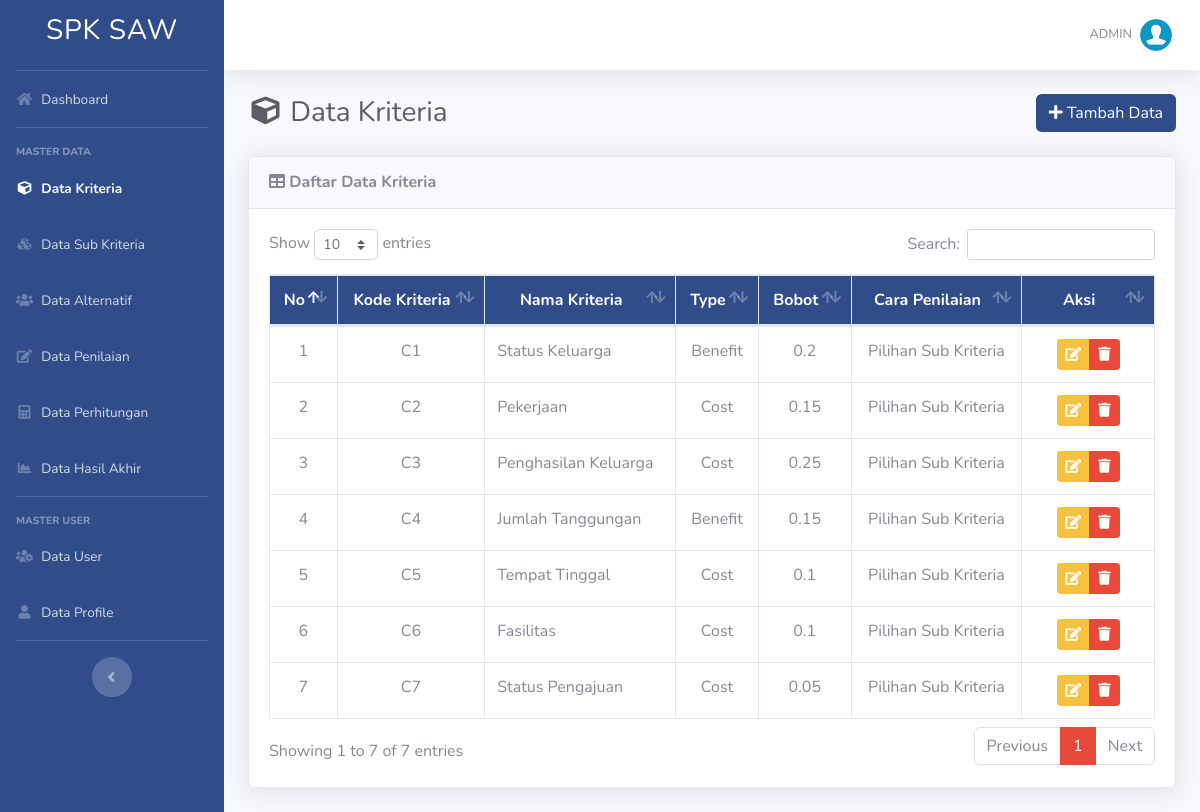
The app's page /list-kriteria.php (signed in) with its own data.
### tables this page shows
CREATE TABLE `kriteria` (
  `id_kriteria` int(11) NOT NULL,
  `kode_kriteria` varchar(10) NOT NULL,
  `nama` varchar(50) NOT NULL,
  `type` enum('Benefit','Cost') NOT NULL,
  `bobot` float NOT NULL,
  `ada_pilihan` tinyint(1) DEFAULT NULL
);

### list-kriteria.php (the view, shortened to what this page needs)
<?php
require_once('includes/init.php');
require_once('template/header.php');
?>
<div class="d-sm-flex align-items-center justify-content-between mb-4">
    <h1 class="h3 mb-0 text-gray-800"><i class="fas fa-fw fa-cube"></i> Data Kriteria</h1>
    <a href="tambah-kriteria.php" class="btn" style="background: #304d8a; color: #fff"> <i class="fa fa-plus"></i> Tambah Data </a>
</div>
<div class="card shadow mb-4">
    <div class="card-header py-3">
        <h6 class="m-0 font-weight-bold"><i class="fa fa-table"></i> Daftar Data Kriteria</h6>
    </div>
    <div class="card-body">
		<div class="table-responsive">
			<table class="table table-bordered" id="dataTable" width="100%" cellspacing="0">
				<thead class="text-white" style="background: #304d8a;">
					<tr align="center">
						<th>No</th>
						<th>Kode Kriteria</th>
						<th>Nama Kriteria</th>
						<th>Type</th>
						<th>Bobot</th>
						<th>Cara Penilaian</th>
						<th width="15%">Aksi</th>
					</tr>
				</thead>
				<tbody>
				<?php
				$no = 1;
				$query = mysqli_query($koneksi,"SELECT * FROM kriteria ORDER BY kode_kriteria ASC");
				while($data = mysqli_fetch_array($query)):
				?>
					<tr align="center">
						<td><?php echo $no; ?></td>
						<td><?php echo $data['kode_kriteria']; ?></td>
						<td align="left"><?php echo $data['nama']; ?></td>
						<td><?php echo $data['type']; ?></td>
						<td><?php echo $data['bobot']; ?></td>
						<td><?php echo ($data['ada_pilihan']) ? 'Pilihan Sub Kriteria': 'Input Langsung'; ?></td>
						<td>
							<div class="btn-group" role="group">
								<a data-toggle="tooltip" data-placement="bottom" title="Edit Data" href="edit-kriteria.php?id=<?php echo $data['id_kriteria']; ?>" class="btn btn-warning btn-sm"><i class="fa fa-edit"></i></a>
								<a  data-toggle="tooltip" data-placement="bottom" title="Hapus Data" href="hapus-kriteria.php?id=<?php echo $data['id_kriteria']; ?>" onclick="return confirm ('Apakah anda yakin untuk meghapus data ini')" class="btn btn-danger btn-sm"><i class="fa fa-trash"></i></a>
							</div>
						</td>
					</tr>
					<?php
					$no++;
					endwhile; ?>
				</tbody>
			</table>
		</div>
	</div>
</div>
<?php
require_once('template/footer.php');
?>

### records on screen
kriteria: kode_kriteria "C1", nama "Status Keluarga", type "Benefit", bobot "0.2", ada_pilihan "Pilihan Sub Kriteria"
kriteria: kode_kriteria "C2", nama "Pekerjaan", type "Cost", bobot "0.15", ada_pilihan "Pilihan Sub Kriteria"
kriteria: kode_kriteria "C3", nama "Penghasilan Keluarga", type "Cost", bobot "0.25", ada_pilihan "Pilihan Sub Kriteria"
kriteria: kode_kriteria "C4", nama "Jumlah Tanggungan", type "Benefit", bobot "0.15", ada_pilihan "Pilihan Sub Kriteria"
kriteria: kode_kriteria "C5", nama "Tempat Tinggal", type "Cost", bobot "0.1", ada_pilihan "Pilihan Sub Kriteria"
kriteria: kode_kriteria "C6", nama "Fasilitas", type "Cost", bobot "0.1", ada_pilihan "Pilihan Sub Kriteria"
kriteria: kode_kriteria "C7", nama "Status Pengajuan", type "Cost", bobot "0.05", ada_pilihan "Pilihan Sub Kriteria"

### other values on screen
$_SESSION['username'] "ADMIN"
